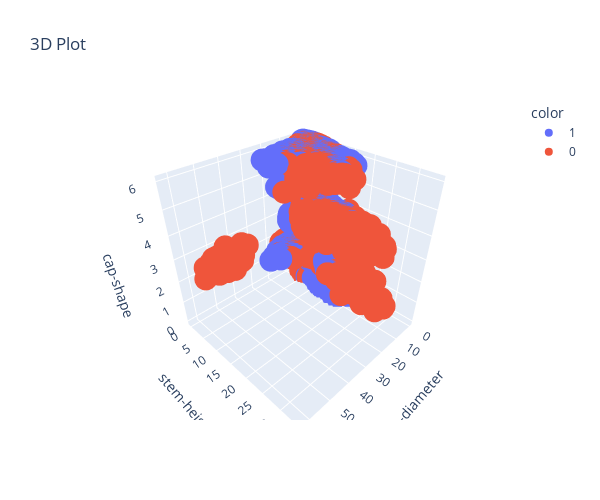

Notebook code for this chart:
### Code cell
import plotly.express as px

fig = px.scatter_3d(data_hongo, 
                    title = "3D Plot",
                    x = 'cap-diameter', 
                    y = 'stem-height', 
                    z = 'cap-shape', 
                    color = data_hongo['class'].astype('str'))
fig.update_layout(
                  width=600,
                  height=500)
fig.show()

### Figure 1 — Plotly figure (JSON) as saved in the notebook; plotly's stock layout.template omitted (floating-point values rounded to 4 significant figures; data arrays with more than 128 entries replaced by an {"elided": "..."} marker saying what was removed)
{"data": [{"hovertemplate": "color=1<br>cap-diameter=%{x}<br>stem-height=%{y}<br>cap-shape=%{z}<extra></extra>", "legendgroup": "1", "marker": {"color": "#636efa", "symbol": "circle"}, "mode": "markers", "name": "1", "scene": "scene", "showlegend": true, "type": "scatter3d", "x": {"elided": "33888 float values"}, "y": {"elided": "33888 float values"}, "z": {"elided": "33888 int values"}}, {"hovertemplate": "color=0<br>cap-diameter=%{x}<br>stem-height=%{y}<br>cap-shape=%{z}<extra></extra>", "legendgroup": "0", "marker": {"color": "#EF553B", "symbol": "circle"}, "mode": "markers", "name": "0", "scene": "scene", "showlegend": true, "type": "scatter3d", "x": {"elided": "27181 float values"}, "y": {"elided": "27181 float values"}, "z": {"elided": "27181 int values"}}], "layout": {"height": 500, "legend": {"title": {"text": "color"}, "tracegroupgap": 0}, "scene": {"aspectmode": "auto", "aspectratio": {"x": 1, "y": 1, "z": 1}, "domain": {"x": [0, 1], "y": [0, 1]}, "xaxis": {"title": {"text": "cap-diameter"}, "type": "linear"}, "yaxis": {"title": {"text": "stem-height"}, "type": "linear"}, "zaxis": {"title": {"text": "cap-shape"}, "type": "linear"}}, "title": {"text": "3D Plot"}, "width": 600}}
